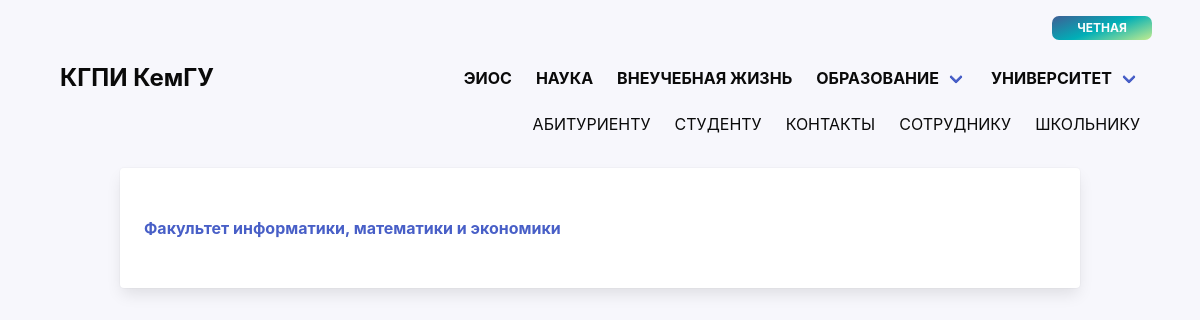
The app's page /FFKEP/, older data.
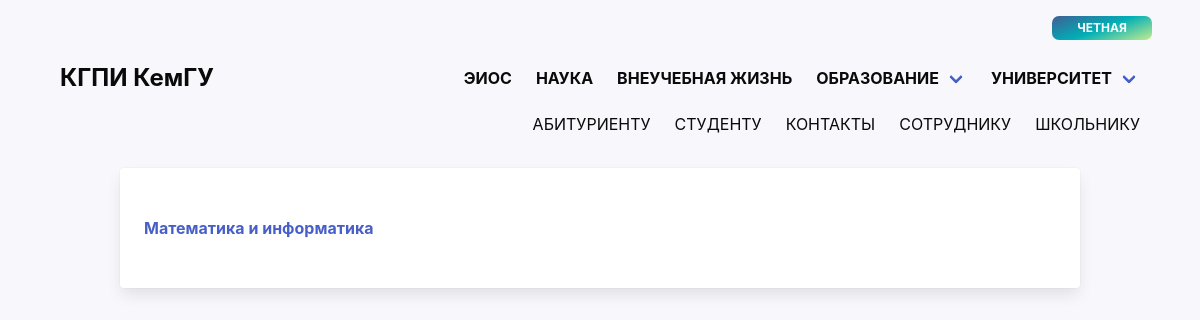
The same page, newer data.
### main/models.py (models this page shows, shortened)
class Faculty(models.Model):
    TITLE = 'Факультеты'
    name = models.CharField(max_length=200, null=True)
    short_name = models.CharField(max_length=200, null=True)
    slug = models.SlugField(null=True)
    def get_absolute_url(self):
        return f'{self.slug}/'

class Speciality(models.Model):
    TITLE = 'Специальности'
    name = models.CharField(max_length=200)
    short_name = models.CharField(max_length=200)
    slug = models.SlugField(null=True, blank=True)
    faculty = models.ForeignKey(Faculty, on_delete=models.CASCADE)
    def get_absolute_url(self):
        return f'/{self.faculty.slug}/{self.slug}/'

### main/views.py (the view)
# urls.py: path('', views.main),
def main(req, faculty='', spec=''):
    schedule = Schedule()
    faculties = schedule.faculties
    specialities = schedule.specialities.filter(faculty__slug=faculty)
    groups = schedule.groups.filter(speciality__slug=spec)
    items = groups or specialities or faculties
    current_parity = Schedule.get_current_parity()
    context = {'items': items, 'parity': current_parity}
    return render(req, 'items.html', context)

### main/schedule.py (called while the page is built)
    @classmethod
    def get_current_parity(cls):
        week = cls.TODAY.isocalendar().week % 2
        word = 'НЕЧЕТНАЯ' if week else 'ЧЕТНАЯ'
        style = 'odd' if week else 'even'
        return {'style': style, 'word': word}

### templates/items.html
{% extends 'main.html' %}
{% block content %}
    <div class="card mt-5 pb-6">
        {% include 'breadcrumb.html' %}
        <div class="block ml-5">
        <ul>
            {% for item in items %}
                <li class="has-text-weight-bold mt-3">
                    <a href="{{ item.get_absolute_url }}">{{ item.name }}</a>
                </li>
            {% endfor %}
        </ul>
        </div>
    </div>
{% endblock %}

### templates/main.html (shortened to what this page needs)
<!DOCTYPE html>
<html lang="ru">
  <head>
    {% load static %}
    <link rel="stylesheet" href="{% static "main/css/styles.css" %}">
    <link rel="stylesheet" href="https://cdn.jsdelivr.net/npm/bulma@0.9.4/css/bulma.min.css">
  </head>
  <body>
    {% include 'navbar.html' %}
    <div class="container">
        {% block content %}
        {% endblock %}
    </div>
  </body>
</html>

### templates/navbar.html (shortened to what this page needs)
<nav class="navbar mr-6 is-flex is-justify-content-flex-end">
    <span class="tag is-{{ parity.style }} mt-4 has-text-weight-bold">{{ parity.word }}</span>
</nav>
<nav class="navbar ml-6 mr-6" role="navigation" aria-label="main navigation">
    <div class="navbar-brand">
        <a class="navbar-item" href="https://nbikemsu.ru/">
            <h1 class="is-size-4 has-text-black has-text-weight-bold">КГПИ КемГУ</h1>
        </a>
    </div>
    <div class="navbar-menu">
        <div class="navbar-end">
            <a class="navbar-item has-text-weight-bold has-text-black">ЭИОС</a>
            <a class="navbar-item has-text-weight-bold has-text-black">НАУКА</a>
            <a class="navbar-item has-text-weight-bold has-text-black">ВНЕУЧЕБНАЯ ЖИЗНЬ</a>
            <div class="navbar-item has-dropdown is-hoverable has-text-black">
                <a class="navbar-link has-text-weight-bold has-text-black">ОБРАЗОВАНИЕ</a>
            </div>
            <div class="navbar-item has-dropdown is-hoverable has-text-black">
                <a class="navbar-link has-text-black has-text-weight-bold">УНИВЕРСИТЕТ</a>
            </div>
        </div>
    </div>
</nav>
<div class="navbar-menu mr-6 ml-6 bottom">
    <div class="navbar-end">
        <a class="navbar-item has-text-black">АБИТУРИЕНТУ</a>
        <a class="navbar-item has-text-black" href="/faculties/">СТУДЕНТУ</a>
        <a class="navbar-item has-text-black">КОНТАКТЫ</a>
        <a class="navbar-item has-text-black">СОТРУДНИКУ</a>
        <a class="navbar-item has-text-black">ШКОЛЬНИКУ</a>
    </div>
</div>

### templates/breadcrumb.html (shortened to what this page needs)
<nav class="breadcrumb pl-5 pt-5" aria-label="breadcrumbs">
</nav>

### main/static/main/css/styles.css (style rules this page uses)
html { height: 100vh; background-color: #F7F7FC; }
body { height: 100vh; background-color: #F7F7FC; }
.tag.is-even { background: linear-gradient(339deg, #c4ec8e,#00afb7,#3f5e95); border-radius: 7px; color: #FCFCFC; width: 100px; }
.card { width: 100%; }
.navbar { background-color: #F7F7FC !important; }

Row changes from the older to the newer data that the page shows:
no longer on this page (row unchanged): Faculty: name "Факультет информатики, математики и экономики"
added Speciality: name "Математика и информатика"
